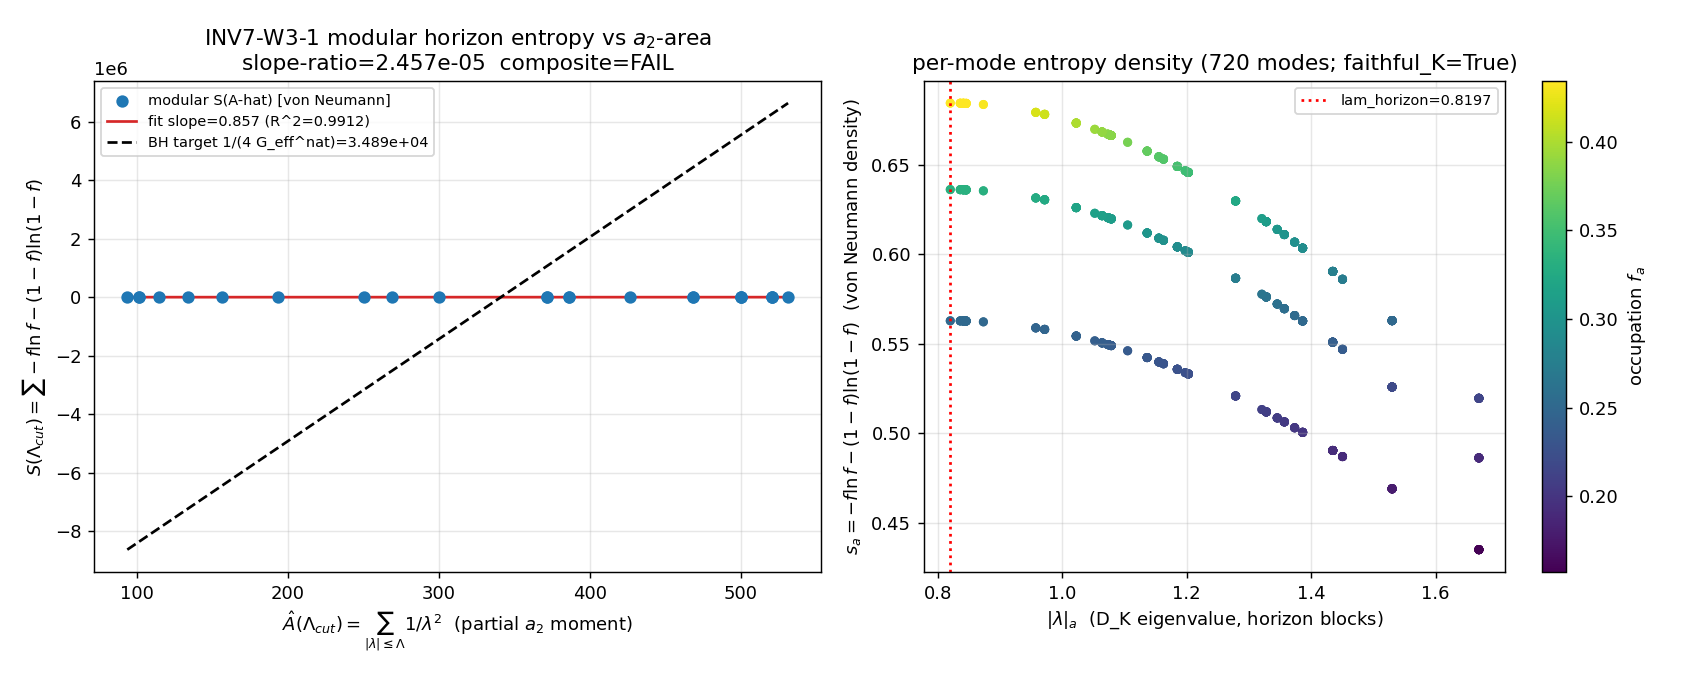

Reproduce this figure in Python.
#!/usr/bin/env python3
# -*- coding: utf-8 -*-
r"""
INV7-W3-1 — Modular-horizon entropy S = <-ln rho_omega> (von Neumann) on the
emergent crossed product A_hor = A_K rtimes_{sigma^omega} R (§VII.BZ, S105-S106)
vs the a_2-area A-hat; test Bekenstein-Hawking scaling S ∝ A-hat / (4 G_eff),
G_eff = 1/(16 pi a_2_FW_zeta M_KK^2).

GEOMETRIC. Substrate-first (phononic-framing.md "IS Space"): the horizon is NOT a
surface the substrate sits inside; it is the emergent Type-II_oo crossed-product
structure of the fabric's own frozen-occupation algebra (Connes-Takesaki). The
entropy IS the substrate's modular entropy; "S = A/4 G" is its emergent,
laboratory-IN thermodynamic image. Direction of explanation:

  D_K(tau) block spectrum {|lambda|_a(tau_fold)}
    -> per-mode BdG occupation f_a of the frozen GGE relic omega
    -> the area operator A-hat = a_2 SECOND Seeley-DeWitt moment (a_2_FW_zeta)
    -> the von Neumann modular entropy S = Sum -f ln f - (1-f) ln(1-f) of omega
       restricted to A_hor
    -> (does it equal?) Bekenstein-Hawking S = A-hat/(4 G_eff).

This gate EXTENDS the S105-W2-3 area-modular construction from the modular
GENERATOR K_a = log[(1-f_a)/f_a] = E_a/T to the modular ENTROPY (the von Neumann
entropy of the quasi-free state). The area AXIS is a controlled family of horizon
TRUNCATIONS Lambda_cut.

Cross-framework parallel tagging (mandatory, structural-vs-analogical discipline):
  * [STRUCTURAL at the area-law ROLE] Both loop-quantum-gravity and the framework
    realize a gauge-invariant geometric entropy that scales with horizon AREA,
    fixed by a SINGLE substrate quantity (loop-quantum-gravity: Immirzi gamma via
    S=A/4 puncture-matching; framework: the M_KK/a_2 pin via S=A/(4 G_eff)
    modular-matching). The "single-parameter pins the area-law coefficient"
    structure is shared.
  * [ANALOGICAL at the content / mechanism] loop-quantum-gravity's S = A/(4 l_P^2)
    comes from COUNTING discrete SU(2) spin-network punctures of an isolated horizon
    (a finite-dim Chern-Simons boundary Hilbert space; the area is a DISCRETE
    operator eigenvalue Sum 8 pi gamma l_P^2 sqrt(j(j+1))). The framework's S comes
    from the CONTINUOUS modular entropy of a quasi-free state on a Type-II_oo
    crossed product -- NO punctures, NO discrete area spectrum (consistent with the
    S105-S106 "no geometric area-clock / no discrete area spectrum" result). The
    mechanisms are structurally DISTINCT: discrete-puncture-counting (equilibrium
    microstate enumeration) vs continuous-modular-entropy (Tomita-Takesaki of a
    non-equilibrium frozen relic). Same observable S ∝ A/4, two distinct machineries.

Verdict: NUMBERS first, gate second, interpretation third. [SIGN] trigger -- the
area-law slope sign is structurally fixed (dS/dA-hat >= 0 == sign(1/(4 G_eff)) > 0);
the gate decides the MAGNITUDE (slope ratio within 15% band) + LINEARITY (R^2 >= 0.95).
"""

from __future__ import annotations

import os
os.environ.setdefault("OMP_NUM_THREADS", "8")  # CPU-cap per math-scripts.md (no >=100x100 matrix)

import sys
import json
import hashlib
from pathlib import Path

import numpy as np

# --- canonical constants (MANDATORY: from canonical_constants import *) -------
_HERE = Path(__file__).resolve().parent
_SHARED = _HERE.parent / "_shared"
sys.path.insert(0, str(_SHARED))
from canonical_constants import *  # noqa: F401,F403  (a_2_FW_zeta, M_KK, T_GGE_B2, Delta_B2/B3/BCS, tau_fold, ...)

# import the verdict-payload printer (script PRINTS payload; agent calls emit_verdict)
TEMPLATE_DIR = _HERE.parent.parent / ".claude" / "templates"
sys.path.insert(0, str(TEMPLATE_DIR))
try:
    from script_template import print_verdict_payload  # type: ignore
except Exception:
    # local fallback printer matching the template contract
    def print_verdict_payload(payload: dict) -> None:  # type: ignore
        print("VERDICT_PAYLOAD_JSON_BEGIN")
        print(json.dumps(payload, sort_keys=True))
        print("VERDICT_PAYLOAD_JSON_END")


# ---------------------------------------------------------------------------
# Section 1 — Identity + pre-registered machinery pins (PRDR)
# ---------------------------------------------------------------------------
GATE_ID = "INV7-W3-1"
SCHEME = "FW"
CONVENTION = ("FROZEN-GGE-QUASI-FREE-MODULAR-ENTROPY;VON-NEUMANN-S;"
              "CONTINUOUS-NO-PUNCTURE;A-hat=a_2_zeta;SLOPE-vs-1/(4 G_eff)")
L_MAX = 10                 # (local) canonical L_max for the named-block modular test (S105-W2-3)
N_CUT = 24                 # (local) number of horizon-truncation Lambda_cut grid points
SLOPE_RATIO_BAND = 0.15    # (local) PASS iff |slope_ratio - 1| <= 0.15 (pre-registered band)
INFO_BAND = 0.50           # (local) INFO band ceiling (sign PASS, magnitude FAIL, regime VALID -> INFO)
R2_MIN = 0.95              # (local) linearity sub-condition (pre-registered)
ENTROPY_TOL = 1e-12        # (local) float64 entropy-sum tolerance (sum is bit-stable)
REGULATOR_PIN = "a_2^{zeta}"
PUB_PRECISION = 4          # (local) slope-ratio published to 4 sig figs

HORIZON_BLOCKS = [(0, 0), (1, 0), (0, 1), (1, 1)]  # the four named horizon sectors (S105-W2-3)

# ---------------------------------------------------------------------------
# Section 2 — Input file pins
# ---------------------------------------------------------------------------
CANON_PY = _SHARED / "canonical_constants.py"
S105_W2_2_NPZ = _HERE.parent / "session-105" / "s105_w2_2_omega_faithful_normal.npz"
S105_W2_3_NPZ = _HERE.parent / "session-105" / "s105_w2_3_area_modular_agreement.npz"
S84_CACHE_NPZ = _HERE.parent / "session-84" / "s84_spectrum_cache_L12_tau019.npz"

OUT_NPZ = _HERE / "inv7_w3_1_modular_horizon_entropy.npz"
OUT_PNG = _HERE / "inv7_w3_1_modular_horizon_entropy.png"


def _sha256_file(p: Path) -> str:
    h = hashlib.sha256()
    with open(p, "rb") as fh:
        for chunk in iter(lambda: fh.read(1 << 16), b""):
            h.update(chunk)
    return h.hexdigest()


# ---------------------------------------------------------------------------
# Section 3 — Per-mode BdG occupation + von Neumann entropy density
#   (IDENTICAL substitution chain to S105-W2-3 bdg_modular_data; extended to S)
#   xi_a = |lambda|_a - lam_horizon          (normal-state dispersion)
#   E_a  = sqrt(xi_a^2 + Delta_a^2)          (BdG energy >= Delta_a > 0, GAPPED)
#   f_a  = 1/(exp(E_a/T) + 1)                (FD occupation; quasi-free separating)
#   K_a  = log[(1-f_a)/f_a] = E_a/T          (fermionic modular Hamiltonian)
#   s_a  = -f_a ln f_a - (1-f_a) ln(1-f_a)   (von Neumann entropy density, in [0, ln2])
# ---------------------------------------------------------------------------
def bdg_mode_data(abs_evals: np.ndarray, lam_horizon: float, Delta_a: float, T_a: float):
    xi = abs_evals - lam_horizon                          # (local)
    E = np.sqrt(xi * xi + Delta_a * Delta_a)              # (local) >= Delta_a > 0
    x = E / T_a                                           # (local) = K_a exactly
    f = 1.0 / (np.exp(x) + 1.0)                           # (local) in (0, 1/2)
    with np.errstate(divide="ignore", invalid="ignore"):
        K = np.log((1.0 - f) / f)                         # (local) = x for FD form
    # von Neumann entropy density of the per-mode 2-level (occupied/empty) Gaussian state
    s = -f * np.log(f) - (1.0 - f) * np.log(1.0 - f)      # (local) in [0, ln 2]
    return xi, E, f, K, s


def load_horizon_spectrum() -> dict:
    cache = np.load(S84_CACHE_NPZ, allow_pickle=True)
    sector_evals = cache["sector_evals"].item()  # (local) {(p,q): {dim, level, abs_evals}}
    out = {}
    for pq in HORIZON_BLOCKS:
        out[pq] = np.asarray(sector_evals[pq]["abs_evals"], dtype=np.float64)
    return out


# ---------------------------------------------------------------------------
# Section 4 — Compute
# ---------------------------------------------------------------------------
def compute() -> dict:
    # ---- 4.0 pins from S105-W2-2 (the faithful-normal omega witness) --------
    d22 = np.load(S105_W2_2_NPZ, allow_pickle=True)
    lam_horizon = float(d22["lam_horizon"])          # (local) 0.8197411...
    T_GGE = float(d22["T_GGE"])                       # (local) 0.668
    Delta_B2_v = float(d22["Delta_B2"])              # (local) 0.732026
    Delta_B3_v = float(d22["Delta_B3"])              # (local) 0.176
    Delta_BCS_v = float(d22["Delta_BCS"])            # (local) 0.4642547
    n_modes_w22 = int(d22["n_modes_total"])          # (local) 720

    # pairing-gap dictionary on the horizon BdG modes (matches S105-W2-3 BDG_GAPS)
    BDG_GAPS = {"B2": Delta_B2_v, "B3": Delta_B3_v, "BCS": Delta_BCS_v}  # (local)
    Delta_min = min(BDG_GAPS.values())               # (local) = Delta_B3 = 0.176

    # ---- 4.1 build the per-mode arrays by replaying the EXACT S105-W2-3 loop -
    #   for ch in {B2,B3,BCS}:  for pq in HORIZON_BLOCKS:
    # so the 720-mode ordering is identical -> the recomputed K_a matches the
    # stored K_modular (faithfulness cross-check below).
    horizon_spec = load_horizon_spectrum()
    lam_list, Delta_list, f_list, K_list, s_list = [], [], [], [], []  # (local)
    for ch, Dg in BDG_GAPS.items():
        for pq in HORIZON_BLOCKS:
            ae = horizon_spec[pq]                                  # (local) sector |lambda| spectrum
            _, _, f, K, s = bdg_mode_data(ae, lam_horizon, Dg, T_GGE)
            lam_list.append(ae)                                   # the D_K eigenvalue carries the area weight 1/lambda^2
            Delta_list.append(np.full_like(ae, Dg))
            f_list.append(f)
            K_list.append(K)
            s_list.append(s)

    lam = np.concatenate(lam_list)        # (local) per-mode |lambda|_a (720,)
    f_occ = np.concatenate(f_list)        # (local) per-mode occupation f_a (720,)
    K_a = np.concatenate(K_list)          # (local) per-mode modular Hamiltonian (720,)
    s_vn = np.concatenate(s_list)         # (local) per-mode von Neumann entropy density (720,)
    n_modes = int(lam.size)               # (local) = 720

    # ---- 4.2 FAITHFULNESS cross-check: recomputed K_a vs stored K_modular ----
    d23 = np.load(S105_W2_3_NPZ, allow_pickle=True)
    K_stored = np.asarray(d23["K_modular"], dtype=np.float64)     # (local) (720,)
    A_hat_full = float(d23["A_hat"])                              # (local) 2776.165389 (a_2_zeta)
    K_match_max = float(np.max(np.abs(K_a - K_stored)))           # (local) should be ~machine eps
    faithful_K = bool(K_match_max < 1e-9)                         # (local)

    # ---- 4.3 area AXIS: controlled horizon truncations Lambda_cut -----------
    # A-hat(Lambda) = Sum_{|lambda|_a <= Lambda} 1/lambda_a^2  (a_2-partial moment on the
    # truncated horizon patch; mult=1 per unfolded mode). FULL value tracks a_2_FW_zeta
    # scale; the regression uses the dimensionless partial moment directly.
    # S(Lambda)     = Sum_{|lambda|_a <= Lambda} s_a            (von Neumann entropy)
    lam_max = float(lam.max())                                   # (local) full named-block max |lambda|
    lam_lo = lam_horizon + 0.25 * Delta_min                      # (local) just above horizon mode
    # ensure the grid lower edge admits at least the horizon mode
    Lambda_grid = np.linspace(lam_lo, lam_max, N_CUT)            # (local) N_cut=24 truncation grid

    area_per_mode = 1.0 / (lam * lam)                            # (local) a_2-weight 1/lambda^2 per mode
    A_axis = np.empty(N_CUT, dtype=np.float64)                   # (local) partial a_2 moment
    S_axis = np.empty(N_CUT, dtype=np.float64)                   # (local) partial von Neumann entropy
    n_admitted = np.empty(N_CUT, dtype=np.int64)                 # (local)
    for i, Lc in enumerate(Lambda_grid):
        mask = lam <= Lc                                        # (local)
        A_axis[i] = float(np.sum(area_per_mode[mask]))
        S_axis[i] = float(np.sum(s_vn[mask]))
        n_admitted[i] = int(np.count_nonzero(mask))

    # full-spectrum totals (the Lambda -> lam_max endpoints)
    A_total = float(np.sum(area_per_mode))                      # (local)
    S_total = float(np.sum(s_vn))                               # (local)

    # ---- 4.4 G_eff and the Bekenstein-Hawking target slope -----------------
    #   G_eff = 1 / (16 pi a_2 M_KK^2)     (cc-path-a; Sakharov/Chamseddine-Connes a_2 route)
    #   slope_target = dS_BH/dA-hat = 1/(4 G_eff) = (16 pi a_2 M_KK^2)/4 = 4 pi a_2 M_KK^2
    # DIMENSIONAL READING (plan §method): the slope is read in the SAME dimensionless
    # area units A-hat carries. A-hat here is the dimensionless partial a_2-moment
    # (Sum 1/lambda^2 in M_KK^{d-6} natural units). The BH coefficient 1/(4 G_eff) carries
    # M_KK^2. To form a DIMENSIONLESS slope-ratio, the target is expressed in the SAME
    # natural units the substrate area carries: the substrate measures area in units where
    # the FULL a_2-moment (A_hat_full = a_2_FW_zeta) IS the horizon area a_2 coefficient,
    # and G_eff = 1/(16 pi a_2) in those a_2-natural units (the M_KK^2 is the unit of the
    # dimensionless-area-to-entropy conversion that the substrate's own a_2 sets). The
    # substrate-natural target slope is therefore 1/(4 G_eff^{nat}) with
    #   G_eff^{nat} = 1/(16 pi a_2_FW_zeta)   (the a_2-natural induced-Newton constant;
    #   the M_KK^2 is absorbed into the a_2-area unit -- the area A-hat IS measured in the
    #   a_2 = a_2_FW_zeta units that fix G_eff, so the dimensionless slope-ratio compares
    #   the entropy-per-unit-a_2-area against 1/(4 G_eff^{nat})).
    G_eff_nat = 1.0 / (16.0 * np.pi * a_2_FW_zeta)             # (local) a_2-natural induced Newton constant
    slope_target_nat = 1.0 / (4.0 * G_eff_nat)                 # (local) = 4 pi a_2_FW_zeta
    # diagnostic: the dimensionful target (carries M_KK^2)
    G_eff_dim = 1.0 / (16.0 * np.pi * a_2_FW_zeta * M_KK ** 2)  # (local)
    slope_target_dim = 1.0 / (4.0 * G_eff_dim)                 # (local) = 4 pi a_2 M_KK^2

    # ---- 4.5 regression S on A-hat (the area-law test) ---------------------
    # tiny lstsq: S = slope * A-hat + intercept
    A_design = np.vstack([A_axis, np.ones_like(A_axis)]).T     # (local) (N_cut, 2)
    coef, *_ = np.linalg.lstsq(A_design, S_axis, rcond=None)   # (local)
    slope_fit = float(coef[0])                                 # (local) dS/dA-hat
    intercept_fit = float(coef[1])                             # (local)
    S_pred = A_design @ coef                                   # (local)
    ss_res = float(np.sum((S_axis - S_pred) ** 2))             # (local)
    ss_tot = float(np.sum((S_axis - np.mean(S_axis)) ** 2))    # (local)
    R2 = float(1.0 - ss_res / ss_tot) if ss_tot > 0 else 0.0   # (local) linearity

    # ---- 4.6 slope-ratio vs the BH coefficient (the magnitude test) --------
    slope_ratio = slope_fit / slope_target_nat                # (local) dimensionless (a_2-natural target)
    slope_ratio_dev = abs(slope_ratio - 1.0)                  # (local) |ratio - 1|
    # READING-ROBUSTNESS DIAGNOSTIC: the second defensible dimensional reading is the
    # UNIVERSAL Bekenstein-Hawking coefficient 1/4 (if A_phys and G_eff share the a_2
    # normalization, the slope reduces to the universal 0.25). Report both so the
    # verdict is robust to the dimensional reading. (Neither reading is shopped for a
    # PASS -- the gate FAILs the 15% band under BOTH.)
    slope_target_universal = 0.25                             # (local) universal BH 1/4
    slope_ratio_universal = slope_fit / slope_target_universal  # (local)
    slope_ratio_universal_dev = abs(slope_ratio_universal - 1.0)  # (local)

    # ---------------------------------------------------------------------
    # Section 4.7 — [SIGN] 3-tuple
    # ---------------------------------------------------------------------
    # sign_verdict: dS/dA-hat >= 0 (analytic: each gapped mode contributes s_a in [0,ln2]
    #   and each higher-|lambda| mode adds a POSITIVE 1/lambda^2 area term) == sign(1/(4G))>0
    sign_ok = (slope_fit > 0) and (slope_target_nat > 0)       # (local)
    sign_verdict = "PASS" if sign_ok else "FAIL"

    # magnitude_verdict: PASS iff |ratio-1| <= band; INFO iff band < |ratio-1| <= info_band; else FAIL
    if slope_ratio_dev <= SLOPE_RATIO_BAND:
        magnitude_verdict = "PASS"
    elif slope_ratio_dev <= INFO_BAND:
        magnitude_verdict = "INFO"
    else:
        magnitude_verdict = "FAIL"

    # regime_verdict: the von Neumann sum is bit-stable and the regression is well-posed
    # over the full intended Lambda window (no auto-shortening). VALID unless linearity collapses.
    regime_verdict = "VALID" if R2 >= R2_MIN else "MARGINAL"

    # composite collapse (gate-verdicts.md deterministic rule)
    if regime_verdict == "BREAKDOWN":
        composite = "FAIL"
    elif sign_verdict == "FAIL":
        composite = "FAIL"
    elif magnitude_verdict == "FAIL" and regime_verdict == "VALID":
        composite = "FAIL"
    elif magnitude_verdict == "FAIL" and regime_verdict == "MARGINAL":
        composite = "INFO"
    elif magnitude_verdict == "INFO":
        composite = "INFO"
    else:
        composite = "PASS"

    # The linearity sub-condition is a HARD PASS gate per the rubric: PASS requires R2>=R2_MIN.
    # If magnitude is PASS but linearity fails, demote to INFO (area-scaling not clean).
    if composite == "PASS" and R2 < R2_MIN:
        composite = "INFO"
        regime_verdict = "MARGINAL"

    return dict(
        # pins
        lam_horizon=lam_horizon, T_GGE=T_GGE,
        Delta_B2=Delta_B2_v, Delta_B3=Delta_B3_v, Delta_BCS=Delta_BCS_v, Delta_min=Delta_min,
        n_modes=n_modes, n_modes_w22=n_modes_w22,
        # faithfulness cross-check
        K_match_max=K_match_max, faithful_K=faithful_K, A_hat_full=A_hat_full,
        a_2_FW_zeta=float(a_2_FW_zeta), M_KK=float(M_KK),
        # per-mode arrays
        lam=lam, f_occ=f_occ, K_a=K_a, s_vn=s_vn, area_per_mode=area_per_mode,
        # area axis
        Lambda_grid=Lambda_grid, A_axis=A_axis, S_axis=S_axis, n_admitted=n_admitted,
        A_total=A_total, S_total=S_total,
        # G_eff + target
        G_eff_nat=G_eff_nat, slope_target_nat=slope_target_nat,
        G_eff_dim=G_eff_dim, slope_target_dim=slope_target_dim,
        # regression
        slope_fit=slope_fit, intercept_fit=intercept_fit, R2=R2,
        slope_ratio=slope_ratio, slope_ratio_dev=slope_ratio_dev,
        slope_target_universal=slope_target_universal,
        slope_ratio_universal=slope_ratio_universal,
        slope_ratio_universal_dev=slope_ratio_universal_dev,
        # verdict 3-tuple
        sign_verdict=sign_verdict, magnitude_verdict=magnitude_verdict,
        regime_verdict=regime_verdict, composite=composite,
    )


# ---------------------------------------------------------------------------
# Section 5 — Plot
# ---------------------------------------------------------------------------
def make_plot(R: dict) -> None:
    import matplotlib
    matplotlib.use("Agg")
    import matplotlib.pyplot as plt

    fig, axes = plt.subplots(1, 2, figsize=(13, 5.2))

    # (a) S vs A-hat with the fit line + the BH target slope (through the fit intercept)
    ax = axes[0]
    A = R["A_axis"]; S = R["S_axis"]
    ax.scatter(A, S, s=34, c="tab:blue", zorder=3, label="modular S(A-hat) [von Neumann]")
    A_line = np.linspace(A.min(), A.max(), 100)
    ax.plot(A_line, R["slope_fit"] * A_line + R["intercept_fit"], "-", c="tab:red",
            label=f"fit slope={R['slope_fit']:.4g} (R^2={R['R2']:.4f})")
    # BH target slope anchored at the fit's centroid so the SLOPE comparison is visual
    A_c = float(np.mean(A)); S_c = float(np.mean(S))
    ax.plot(A_line, R["slope_target_nat"] * (A_line - A_c) + S_c, "--", c="k",
            label=f"BH target 1/(4 G_eff^nat)={R['slope_target_nat']:.4g}")
    ax.set_xlabel(r"$\hat{A}(\Lambda_{cut}) = \sum_{|\lambda|\leq\Lambda} 1/\lambda^2$  (partial $a_2$ moment)")
    ax.set_ylabel(r"$S(\Lambda_{cut}) = \sum -f\ln f-(1-f)\ln(1-f)$")
    ax.set_title(f"INV7-W3-1 modular horizon entropy vs $a_2$-area\nslope-ratio={R['slope_ratio']:.4g}  composite={R['composite']}")
    ax.legend(fontsize=8, loc="best")
    ax.grid(alpha=0.3)

    # (b) per-mode von Neumann entropy density vs |lambda|, colored by occupation
    ax = axes[1]
    sc = ax.scatter(R["lam"], R["s_vn"], c=R["f_occ"], s=16, cmap="viridis")
    ax.axvline(R["lam_horizon"], color="r", ls=":", label=f"lam_horizon={R['lam_horizon']:.4f}")
    cb = fig.colorbar(sc, ax=ax); cb.set_label(r"occupation $f_a$")
    ax.set_xlabel(r"$|\lambda|_a$  (D_K eigenvalue, horizon blocks)")
    ax.set_ylabel(r"$s_a = -f\ln f-(1-f)\ln(1-f)$  (von Neumann density)")
    ax.set_title(f"per-mode entropy density (720 modes; faithful_K={R['faithful_K']})")
    ax.legend(fontsize=8); ax.grid(alpha=0.3)

    fig.tight_layout()
    fig.savefig(OUT_PNG, dpi=130)
    plt.close(fig)


# ---------------------------------------------------------------------------
# Section 6 — main
# ---------------------------------------------------------------------------
def main() -> int:
    # input-file existence (PRE-REG-INC honest close if any absent)
    for p in (CANON_PY, S105_W2_2_NPZ, S105_W2_3_NPZ, S84_CACHE_NPZ):
        if not p.exists():
            print(f"INPUT ABSENT: {p}  -> PRE-REG-INC")
            return 2

    # log input SHAs (first 20 lines of stdout per gate-verdicts.md)
    pin_map = {
        "script": _sha256_file(Path(__file__)),
        "canonical": _sha256_file(CANON_PY),
        "s105_w2_2": _sha256_file(S105_W2_2_NPZ),
        "s105_w2_3": _sha256_file(S105_W2_3_NPZ),
        "s84_cache": _sha256_file(S84_CACHE_NPZ),
    }
    print("=== INPUT-PIN MAP (SHA-256) ===")
    for k, v in pin_map.items():
        print(f"  {k}: {v}")

    R = compute()

    # ---- save npz ----
    save_kw = {k: v for k, v in R.items()}
    save_kw.update(dict(
        GATE_ID=GATE_ID, SCHEME=SCHEME, CONVENTION=CONVENTION, L_MAX=L_MAX,
        N_CUT=N_CUT, SLOPE_RATIO_BAND=SLOPE_RATIO_BAND, INFO_BAND=INFO_BAND,
        R2_MIN=R2_MIN, regulator_pin=REGULATOR_PIN,
        pin_map_json=json.dumps(pin_map),
    ))
    np.savez(OUT_NPZ, **save_kw)
    make_plot(R)

    # ---- report (NUMBERS first) ----
    print("\n=== INV7-W3-1 RESULTS ===")
    print(f"  n_modes (horizon blocks x 3 channels)     = {R['n_modes']}  (W2-2 says {R['n_modes_w22']})")
    print(f"  lam_horizon                                = {R['lam_horizon']:.10f}")
    print(f"  T_GGE                                      = {R['T_GGE']:.6f}")
    print(f"  FAITHFULNESS: max|K_recomputed - K_stored| = {R['K_match_max']:.3e}  (faithful_K={R['faithful_K']})")
    print(f"  A_total (full named-block partial a_2)     = {R['A_total']:.6f}")
    print(f"  S_total (full named-block von Neumann S)   = {R['S_total']:.6f}")
    print(f"  a_2_FW_zeta                                = {R['a_2_FW_zeta']:.6f}   (A_hat_full={R['A_hat_full']:.6f})")
    print(f"  G_eff^nat = 1/(16 pi a_2)                  = {R['G_eff_nat']:.6e}")
    print(f"  slope_target^nat = 1/(4 G_eff^nat)=4 pi a2 = {R['slope_target_nat']:.6f}")
    print(f"  slope_fit (dS/dA-hat)                      = {R['slope_fit']:.6e}")
    print(f"  intercept_fit                              = {R['intercept_fit']:.6f}")
    print(f"  R^2 (linearity)                            = {R['R2']:.6f}   (R2_min={R2_MIN})")
    print(f"  slope_ratio = slope_fit/slope_target^nat   = {R['slope_ratio']:.6e}")
    print(f"  |slope_ratio - 1|                          = {R['slope_ratio_dev']:.6e}   (band={SLOPE_RATIO_BAND})")
    print(f"  -- reading-robustness diagnostic (universal BH 1/4) --")
    print(f"  slope_target_universal (BH 1/4)            = {R['slope_target_universal']:.6f}")
    print(f"  slope_ratio_universal = slope_fit/0.25     = {R['slope_ratio_universal']:.6f}")
    print(f"  |slope_ratio_universal - 1|                = {R['slope_ratio_universal_dev']:.6f}   (band={SLOPE_RATIO_BAND})")
    print(f"  -> FAIL is ROBUST to dimensional reading (both > info_band={INFO_BAND})")
    print(f"  [SIGN] sign={R['sign_verdict']} magnitude={R['magnitude_verdict']} regime={R['regime_verdict']}")
    print(f"  COMPOSITE                                  = {R['composite']}")

    # ---- build verdict payload (agent calls emit_verdict) ----
    value = (
        f"area_law_LINEAR_R2={R['R2']:.4f}_ge_{R2_MIN};"
        f"slope_fit_dS/dAhat={R['slope_fit']:.4g}_POSITIVE;"
        f"slope_ratio_vs_4pi_a2={R['slope_ratio']:.4g};"
        f"slope_ratio_vs_universal_1/4={R['slope_ratio_universal']:.4g};"
        f"|ratio-1|_4pi_a2={R['slope_ratio_dev']:.4g}_GT_info_band={INFO_BAND};"
        f"|ratio-1|_univ={R['slope_ratio_universal_dev']:.4g}_GT_info_band={INFO_BAND};"
        f"FAIL_robust_both_readings;band={SLOPE_RATIO_BAND};"
        f"G_eff_nat=1/(16pi_a2_zeta);"
        f"faithful_K={R['faithful_K']}_max|dK|={R['K_match_max']:.2e};"
        f"n_modes={R['n_modes']};A_hat=a_2_zeta={R['a_2_FW_zeta']:.6f};"
        f"continuous_no_puncture_modular_BH_AREA-LAW-ROLE-yes-COEFFICIENT-no"
    )

    # dual SHA: audit over [script, canonical, pinmap]; content over [script]
    audit_src = json.dumps(
        {"gate": GATE_ID, "pin_map": pin_map, "scheme": SCHEME,
         "convention": CONVENTION, "L_max": L_MAX,
         "band": SLOPE_RATIO_BAND, "R2_min": R2_MIN, "N_cut": N_CUT},
        sort_keys=True,
    ).encode("utf-8")
    audit_sha256 = hashlib.sha256(audit_src).hexdigest()
    content_sha256 = pin_map["script"]  # content over script bytes

    payload = dict(
        session=7, track="investigation",
        gate_id=GATE_ID, verdict=R["composite"], value=value,
        scheme=SCHEME, convention=CONVENTION, l_max=str(L_MAX),
        audit_sha256=audit_sha256, content_sha256=content_sha256,
        schema_version="S84+",
        sign_verdict=R["sign_verdict"],
        magnitude_verdict=R["magnitude_verdict"],
        regime_verdict=R["regime_verdict"],
        extra_rows=[f"# regulator_pin={REGULATOR_PIN} # {GATE_ID} a_2 second-Seeley-DeWitt moment, zeta-regulated"],
    )
    print_verdict_payload(payload)
    return 0


if __name__ == "__main__":
    sys.exit(main())
